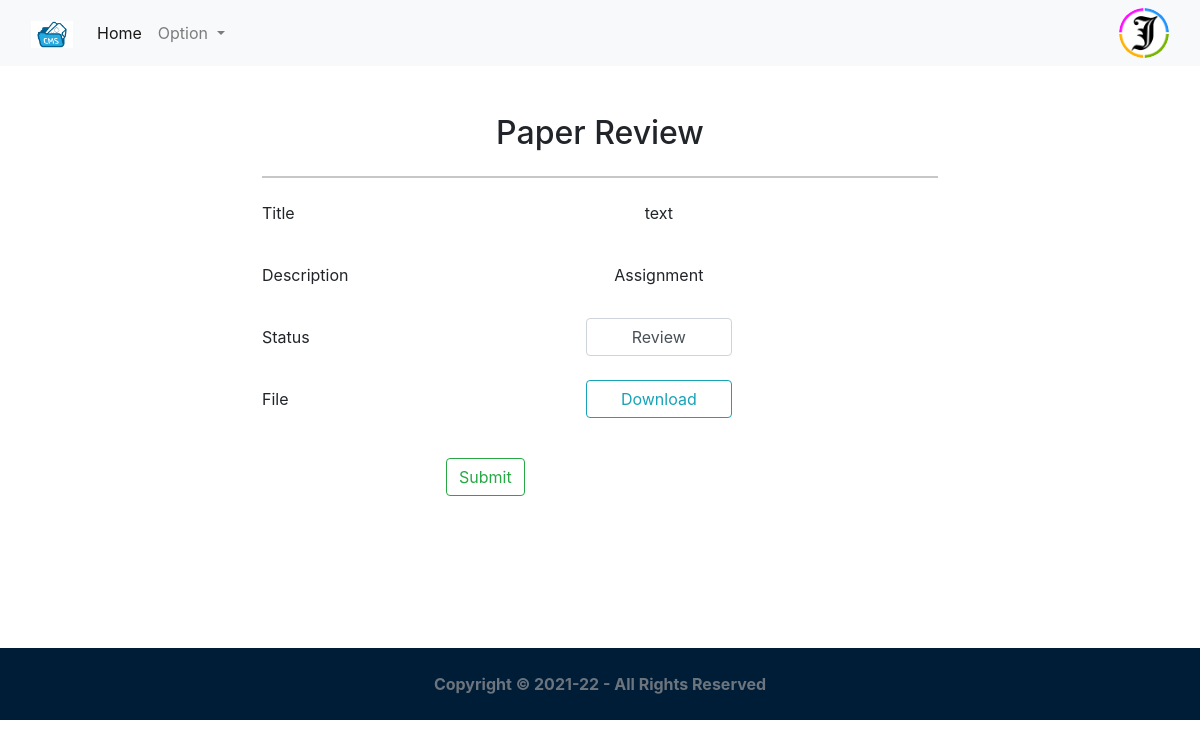
Page /feed/reviewer/update_review/1 (signed in) on the earlier database version.
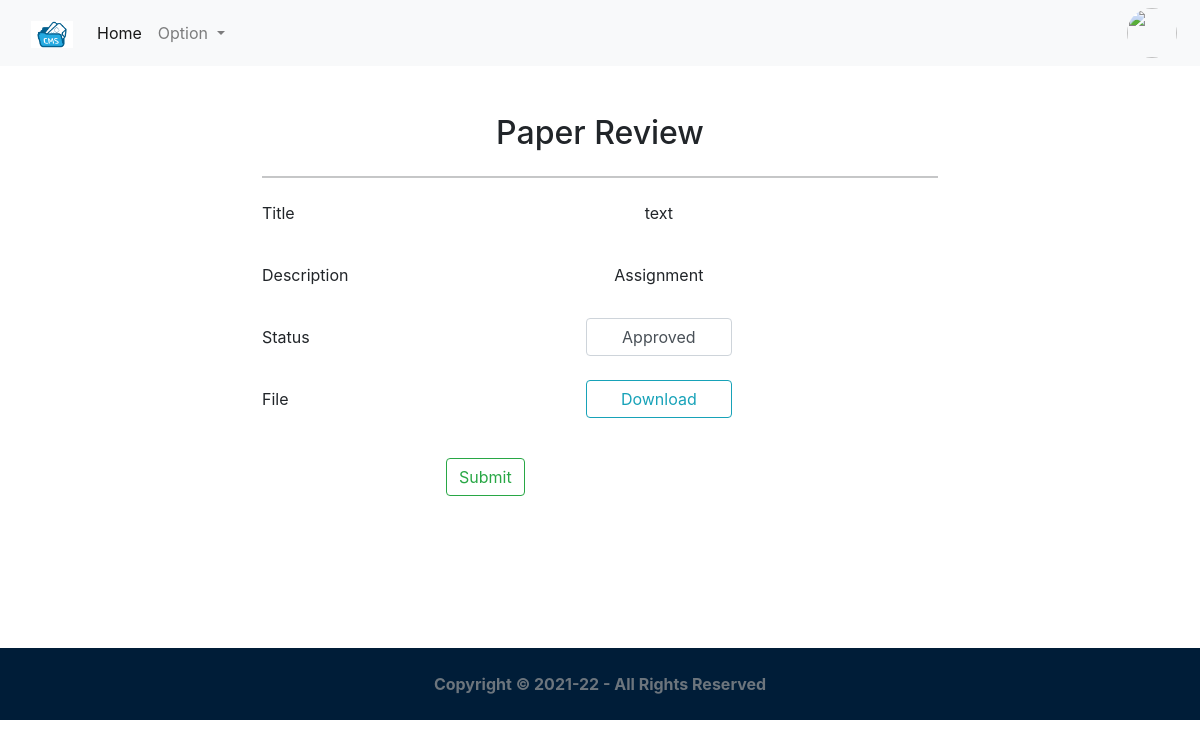
Same page on the later database version.
### accounts/models.py (models this page shows, shortened)
class User(AbstractUser):
    picture = models.ImageField(upload_to='profile_pictures', null=True, blank=True)
    full_name = models.CharField(max_length=100, help_text='Help people discover your account by using the name you\'re known by: either your full name, nickname, or business name.')
    email = models.EmailField(unique=True)
    bio = models.TextField(null=True, blank=True, help_text='Provide your personal information, even if the account is used for a business, a pet or something else. This won\'t be a part of your public profile.')
    mobile = models.CharField(max_length=20, null=True, blank=True)
    address = models.CharField(max_length=100,null=True,blank=True)
    city = models.CharField(max_length=50,null=True,blank=True)
    gender = models.CharField(max_length=10, choices=GENDER_CHOICES, null=True, blank=True)
    is_private_account = models.BooleanField(default=False)
    created_on = models.DateTimeField(auto_now_add=True)
    first_name = None
    last_name = None
    username = None
    USERNAME_FIELD = 'email'
    REQUIRED_FIELDS = ['full_name']
    objects = CustomUserManager()

### core/models.py (models this page shows, shortened)
class Paper(models.Model):
	title = models.CharField(max_length=100)
	description = models.CharField(max_length=200)
	status = models.CharField(max_length=30,default='Submitted')
	file = models.FileField(upload_to='author_files/') # taking files from author
	user = models.ForeignKey(User, on_delete=models.CASCADE)
	created_on = models.DateTimeField(auto_now_add=True)
	updated_on = models.DateTimeField(null=True)
	class Meta:
		ordering = ['-created_on']

### core/views.py (the view, shortened to what this page needs)
# urls.py: path('feed/reviewer/update_review/<int:id>',login_required(UpdateReview.as_view()),name='review_view'),
class UpdateReview(View):
	template_name='core/updatereview.html'
	form_class = FormStatus
	def get(self,request,*args,**kwargs):
		detail_id = kwargs.get('id')
		detail_info=Paper.objects.filter(pk=detail_id).all()
		context={'detail_info':detail_info,}
		return render(request,self.template_name,context)

### core/templates/core/updatereview.html (shortened to what this page needs)
{% extends 'core/base1.html' %}
{% load static %}
{% load crispy_forms_field %}
{% block content %}
<div class="container mt-5 "  >
        <div class="row">
            <h2 class="text-center">Paper Review</h2>
            <div style="width:700px;" class="mx-auto">
                <hr>
            <form  method="post" enctype="multipart/form-data">
                {% for obj in detail_info %}
                <div class="row my-2 ">
                    <label for="inputType" class="col-2 col-form-label">Title</label>
                    <div class="col-10 col-sm-10">
                      <input type="text" readonly class="form-control-plaintext text-center" name="title" id="inputType" value="{{obj.title}}">
                    </div>
                  </div>
                  <div class=" row my-4">
                    <label for="inputType" class="col-2 col-form-label">Description</label>
                    <div class="col-10 col-sm-10 mx-auto">
                      <input type="text" readonly class="form-control-plaintext text-center" name="description" id="inputType" value="{{ obj.description }}">
                    </div>
                  </div>
                  <div class=" row my-4">
                    <label for="inputType" class="col-2 col-form-label">Status</label>
                    <div class="col-5 col-sm-3 mx-auto">
                      <select id="name" class="form-control text-center" name="status" >
                      <option selected>{{obj.status}}</option>
                    </select>
                    </div>
                  </div>
                  <div class=" row my-4">
                    <label for="inputType" class="col-2 col-form-label">File</label>
                    <div class="col-5 col-sm-3 mx-auto">
                      <a href="{{obj.file.url}}" name="file" target="_blank_" class=" btn btn-outline-info form-control">Download</a>
                    </div>
                  </div>
                 {% endfor %}
                <div class="mb-3 col-6 py-3 mx-auto">
                    <button type="submit" class="btn btn-outline-success">Submit</button>
                </div>
            </form>
            </div>
            </div>
        </div>
<div style="height:15vh;">
    </div>
{% endblock %}

### core/templates/core/base1.html (shortened to what this page needs)
{% load static %}
<!doctype html>
<html lang="en">
  <head>
    <link href="https://cdn.jsdelivr.net/npm/bootstrap@5.1.3/dist/css/bootstrap.min.css" rel="stylesheet">
    <link rel="stylesheet" href="https://cdn.jsdelivr.net/npm/bootstrap-icons@1.4.0/font/bootstrap-icons.css">
    <link rel="stylesheet" type="text/css" href="{% static 'styles/bootstrapmin4.css' %}">
  </head>
  <body>
   <nav class="navbar navbar-expand-lg navbar-light bg-light">
  <div class="container-fluid">
    <a class="navbar-brand" href="{% url 'home_view' %}"><img alt="Brand" style="max-width:42px;"  src="{% static 'image/img5.png' %}"></a>
    <div class="collapse navbar-collapse" id="navbarSupportedContent">
      <ul class="navbar-nav me-auto mb-2 mb-lg-0">
        <li class="nav-item">
          <a class="nav-link active" aria-current="page" href="{% url 'home_view' %}">Home</a>
        </li>
        <li class="nav-item dropdown">
          <a class="nav-link dropdown-toggle" href="#" id="navbarDropdown" role="button" data-bs-toggle="dropdown" aria-expanded="false">
            Option
          </a>
        </li>
      </ul>
      <div class="btn-group">
        {% if user.picture %}
                            <img src="{{ user.picture.url }}"  class="rounded-circle z-depth-0 offset-md-2 " style="height: 50px;width: 60px" id="navbarDropdown"  data-bs-toggle="dropdown" aria-expanded="false">
                    {% else %}
                        <img src="https://i.pinimg.com/originals/51/f6/fb/51f6fb256629fc755b8870c801092942.png"  class="rounded-circle z-depth-0 offset-md-2 " style="height: 50px;width: 50px" id="navbarDropdown"  data-bs-toggle="dropdown" aria-expanded="false">
                    {% endif %}
    </div>
    </div>
  </div>
</nav>
  {% block content %}{% endblock %}
  {% include 'components/footer.html' %}
  </body>
</html>

Differences in the rows shown:
no longer on this page (row edited): User: picture (picture)
changed Paper "text": status "Review" → "Approved"
